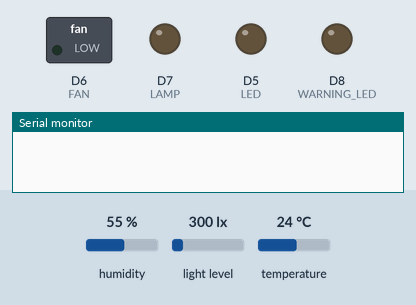
This sketch was run on a simulated ESP8266 (NodeMCU). Parts: switched loads named in the sketch (green lamp = pin HIGH), output pins drawn as LEDs (lit = HIGH), the last lines printed to the serial monitor. Dashed ring = blinking. The test bench sets the inputs (shaded band); at power-on: light level 300 lx, humidity 55 %, temperature 24 °C. WiFi joins after 1.5 s; servers stay silent unless stated; no MQTT or app messages arrive unless stated.

Above: at 0.1 s.
At 2.7 s:
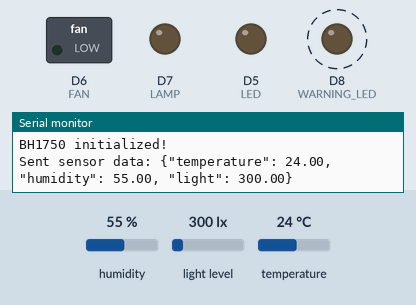
2.8 s: light level set to 112 lx
6.3 s: light level set to 95 lx
8.0 s: humidity set to 79 %
11.2 s: humidity set to 82 %
At 14.27 s:
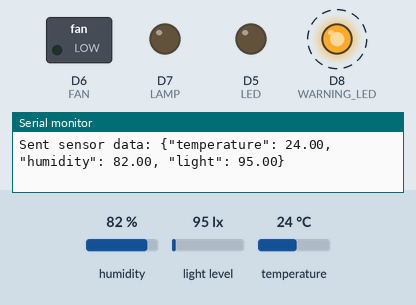
Timing chart, 0 to 26.0 s (numbered marks = the images above; inputs shaded):
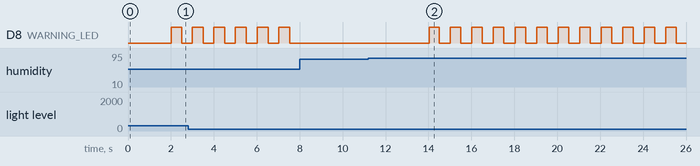

The sketch:

Arduino.ino
```cpp
#include <DHT.h>
#include <Wire.h>
#include <BH1750.h>
#include <ESP8266WiFi.h>
#include <PubSubClient.h>
#include <ArduinoJson.h>

#define DHTPIN D4
#define DHTTYPE DHT11
#define LED D5
#define FAN D6
#define LAMP D7
#define WARNING_LED D8

const char *ssid = "PTIT_WIFI";
const char *password = "";
const char *mqtt_broker = "10.21.36.33";
const char *sensor_topic = "sensor/topic";
const char *device_topic = "device/topic";
const char *device_warning = "device/warning";
const int mqtt_port = 8888;
const char* mqtt_user = "HongLe";
const char* mqtt_password = "hongle1229";

// Ngưỡng cảnh báo
float TEMP_THRESHOLD = 38.0;
float HUMIDITY_THRESHOLD = 80.0;
float LIGHT_THRESHOLD = 100.0;

bool shouldBlink = false;
bool warningLedState = false;
unsigned long lastBlink = 0;
const unsigned long BLINK_INTERVAL = 500; // 0.5s nhấp nháy

unsigned long lastSensorSend = 0;
const unsigned long SENSOR_INTERVAL = 2000; // 2s gửi dữ liệu cảm biến

WiFiClient espClient;
PubSubClient client(espClient);
DHT dht(DHTPIN, DHTTYPE);
BH1750 lightMeter;

void callback(char *topic, byte *payload, unsigned int length) {
    Serial.print("Message arrived in topic: ");
    Serial.println(topic);

    String message = "";
    for (int i = 0; i < length; i++) {
        message += (char)payload[i];
    }

    Serial.print("Message: ");
    Serial.println(message);

    StaticJsonDocument<200> doc;
    DeserializationError error = deserializeJson(doc, message);

    if (error) {
        Serial.print("Lỗi parse JSON: ");
        Serial.println(error.f_str());
        return;
    }

    // Điều khiển thiết bị theo dữ liệu nhận được
    digitalWrite(LED, doc["1"].as<int>());
    digitalWrite(FAN, doc["2"].as<int>());
    digitalWrite(LAMP, doc["3"].as<int>());

    Serial.println(" - - - - - - - - - - - -");
}

void setup() {
    Serial.begin(115200);

    WiFi.begin(ssid, password);
    while (WiFi.status() != WL_CONNECTED) {
        delay(500);
        Serial.print("Disconect to wifi");
        Serial.print(".");
    }
    Serial.println("\nWiFi connected!");

    client.setServer(mqtt_broker, mqtt_port);
    client.setCallback(callback);

    while (!client.connected()) {
        String client_id = "esp8266-client-" + String(WiFi.macAddress());
        Serial.printf("Connecting to MQTT as %s\n", client_id.c_str());

        if (client.connect(client_id.c_str(), mqtt_user, mqtt_password)) {
            Serial.println("Connected to MQTT broker!");
        } else {
            Serial.print("MQTT connection failed: ");
            Serial.println(client.state());
            delay(2000);
        }
    }

    pinMode(LED, OUTPUT); digitalWrite(LED, 0);
    pinMode(FAN, OUTPUT); digitalWrite(FAN, LOW);
    pinMode(LAMP, OUTPUT); digitalWrite(LAMP, LOW);
    pinMode(WARNING_LED, OUTPUT); digitalWrite(WARNING_LED, LOW);

    client.subscribe(device_topic);

    dht.begin();
    Wire.begin(D2, D1);

    if (lightMeter.begin()) {
        Serial.println("BH1750 initialized!");
    } else {
        Serial.println("Failed to initialize BH1750!");
    }
}

void loop() {
    client.loop();
    unsigned long now = millis();

    // Đọc cảm biến mỗi 2s để gửi dữ liệu
    static float temp = 0, hum = 0, lux = 0;
    if (now - lastSensorSend > SENSOR_INTERVAL) {
        temp = dht.readTemperature();
        hum = dht.readHumidity();
        lux = lightMeter.readLightLevel();

        if (!isnan(temp) && !isnan(hum) && !isnan(lux)) {
            String payload = "{\"temperature\": " + String(temp) + ", \"humidity\": " + String(hum) + ", \"light\": " + String(lux) + "}";
            client.publish(sensor_topic, payload.c_str());
            Serial.println("Sent sensor data: " + payload);
        } else {
            Serial.println("Lỗi đọc cảm biến!");
        }
        lastSensorSend = now;
    }

    // Cập nhật shouldBlink ở mỗi vòng lặp, không chỉ mỗi 2s
    if (!isnan(temp) && !isnan(hum) && !isnan(lux)) {
        shouldBlink = (temp > TEMP_THRESHOLD) || (hum > HUMIDITY_THRESHOLD) || (lux > LIGHT_THRESHOLD);
    } else {
        shouldBlink = false;
    }

    // Nhấp nháy warning và publish trạng thái warning mỗi 0.5s
    if (shouldBlink) {
        if (now - lastBlink > BLINK_INTERVAL) {
            warningLedState = !warningLedState;
            digitalWrite(WARNING_LED, warningLedState ? HIGH : LOW);
            lastBlink = now;


            StaticJsonDocument<100> doc;
            doc["warning"] = warningLedState ? "on" : "off";
            char payload[50];
            serializeJson(doc, payload);
            client.publish(device_warning, payload);
        }
    } else {
        digitalWrite(WARNING_LED, LOW);
        if (warningLedState) {
            warningLedState = false;

            StaticJsonDocument<100> doc;
            doc["warning"] = "off";
            char payload[50];
            serializeJson(doc, payload);
            client.publish(device_warning, payload);
        }
    }
}
```

Measured:
- the behaviour switches between 80 and 81 % on humidity (found by bisection; images 1 and 2)
- after the input at 11.2 s, D8 (WARNING_LED): alternates HIGH for 0.50 s and LOW for 0.50 s, starting after 2.8 s
- by itself, D8 (WARNING_LED): alternates HIGH for 0.50 s and LOW for 0.50 s
